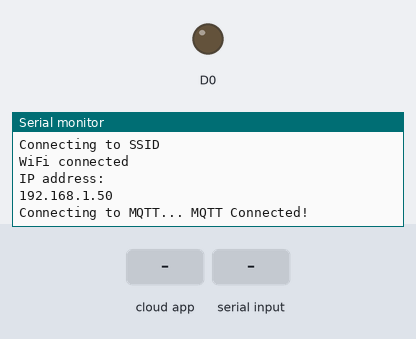
Recording of a sketch running on a simulated ESP8266 (NodeMCU). On the bench: output pins drawn as LEDs (lit = HIGH), the last lines printed to the serial monitor. The test bench sets the inputs (shaded band). WiFi joins after 1.5 s; servers stay silent unless stated; no MQTT or app messages arrive unless stated.

Above: at 4.2 s.
4.3 s: the phone or cloud app sets TV to 0
At 5.5 s:
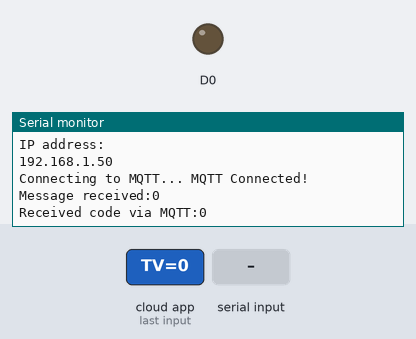
5.8 s: "1\n" received over Serial
At 8.2 s:
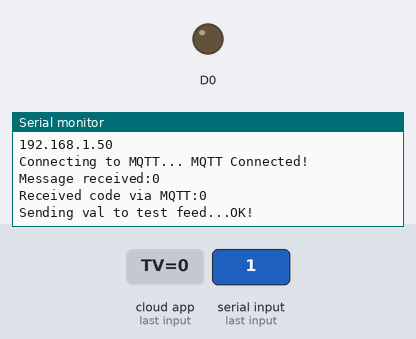

The sketch:

Bugblatter_ESP8266.ino
```cpp
/***************************************************
//ESP8266 Domestic Guerrilla Tool for IT Remotes
//aka, the Ravenous Bugblatter Beast of IR
 ****************************************************/

//Mandatory libraries
#include <Arduino.h>
#include <IRremoteESP8266.h>
#include <IRsend.h>

#include <ESP8266WiFi.h>
#include "Adafruit_MQTT.h"
#include "Adafruit_MQTT_Client.h"

#define ClientID "01ABC";

const uint16_t kIrLed = 4;  // ESP8266 GPIO pin to use. Recommended: 4 (D2).

IRsend irsend(kIrLed);  // Set the GPIO to be used to sending the message.

//Topics
const char CMDTopic[]="/TV";
const char publishTopic[]="/bugblatter";


/************************* WiFi Access Point *********************************/

#define WLAN_SSID       "SSID"
#define WLAN_PASS       "password"

/************************* Adafruit.io Setup *********************************/

#define AIO_SERVER      "192.168.1.85"
#define AIO_SERVERPORT  1883                   // 8883 for MQTTS

//User credentials not employed

#define AIO_USERNAME    "...your AIO username (see https://accounts.adafruit.com)..."
#define AIO_KEY         "...your AIO key..."

/************ Global State (you don't need to change this!) ******************/

// WiFiFlientSecure for SSL/TLS support
WiFiClient client;

// Setup the MQTT client class by passing in the WiFi client and MQTT server and login details.
Adafruit_MQTT_Client mqtt(&client, AIO_SERVER, AIO_SERVERPORT, AIO_USERNAME, AIO_KEY);

// io.adafruit.com SHA1 fingerprint (not needed here)
const char* fingerprint = "F0 D6 DF 20 B0 5B AB 41 AA D9 9D 29 EC 30 A4 E2 4E 2C 27 F8";

/****************************** Feeds ***************************************/

// Setup a feed called 'test' for publishing.
// Notice MQTT paths for AIO follow the form: <username>/feeds/<feedname>
Adafruit_MQTT_Publish test = Adafruit_MQTT_Publish(&mqtt,publishTopic);

/*************************** Subscriptions **********************************/

// Setup a feeds for subscribing to RGB values
Adafruit_MQTT_Subscribe CMD_feed = Adafruit_MQTT_Subscribe(&mqtt, CMDTopic);

/******************** Subscription Callbacks  *******************************/

void CMDCallback(char *data, uint16_t len) {
  Serial.println("Message received:"+String(data));

  unsigned long nReadHex= strtoul(data, NULL, 16);
  //irsend.sendNEC(0x2fd48b7UL);
  //irsend.sendNEC(nReadHex);

  irsend.sendSony(nReadHex, 12,3); // Sony TV power code - 3 repeats, 12 bits
  Serial.print("Received code via MQTT:");
  Serial.println(nReadHex,HEX);
}


// Bug workaround for Arduino 1.6.6, it seems to need a function declaration
// for some reason (only affects ESP8266, likely an arduino-builder bug).
void MQTT_connect();
void verifyFingerprint();

void setup() {

  pinMode(D0,OUTPUT);

  Serial.begin(115200);
  delay(10);

  Serial.println(F("\nRavenous Bugblatter Beast of IR, v0.1 "));

  // Connect to WiFi access point.
  Serial.println(); Serial.println();
  Serial.print("Connecting to ");
  Serial.println(WLAN_SSID);

  delay(1000);

  WiFi.begin(WLAN_SSID, WLAN_PASS);
  delay(2000);

  while (WiFi.status() != WL_CONNECTED) {
    delay(500);
    Serial.print(".");
  }
  Serial.println();

  Serial.println("WiFi connected");
  Serial.println("IP address: "); Serial.println(WiFi.localIP());

  //associate callbacks
  CMD_feed.setCallback(CMDCallback);

  // Setup MQTT subscription for the feed.
  mqtt.subscribe(&CMD_feed);

  irsend.begin();
  #if ESP8266
  Serial.begin(115200, SERIAL_8N1, SERIAL_TX_ONLY);
  #else  // ESP8266
  Serial.begin(115200, SERIAL_8N1);
  #endif  // ESP8266
}

uint32_t x=0;

void loop() {
  // Ensure the connection to the MQTT server is alive (this will make the first
  // connection and automatically reconnect when disconnected).  See the MQTT_connect
  // function definition further below.
  MQTT_connect();

  mqtt.processPackets(500);

  //Publish test via serial
  if (Serial.available()>0) {
    String data=Serial.readStringUntil('\n');
    // Now we can publish stuff!
    Serial.print(F("\nSending val to test feed..."));
    if (! test.publish((char*) data.c_str())) {
      Serial.println(F("Failed"));
    } else {
      Serial.println(F("OK!"));
    }
  }

  // wait some time to avoid rate limit
  delay(500);

}

// Function to connect and reconnect as necessary to the MQTT server.
// Should be called in the loop function and it will take care if connecting.
void MQTT_connect() {
  int8_t ret;

  // Stop if already connected.
  if (mqtt.connected()) {
    return;
  }

  Serial.print("Connecting to MQTT... ");

  uint8_t retries = 3;
  while ((ret = mqtt.connect()) != 0) { // connect will return 0 for connected
       Serial.println(mqtt.connectErrorString(ret));
       Serial.println("Retrying MQTT connection in 5 seconds...");
       mqtt.disconnect();
       delay(5000);  // wait 5 seconds
       retries--;
       if (retries == 0) {
         Serial.println("Engaging WDT");
         // basically die and wait for WDT to reset me
         while (1);
       }
  }

  Serial.println("MQTT Connected!");
}
```

Measured:
- after the input at 4.3 s, the serial monitor: prints a new line at once (image 1)
- after the input at 5.8 s, the serial monitor: prints a new line after 0.90 s (image 2)
